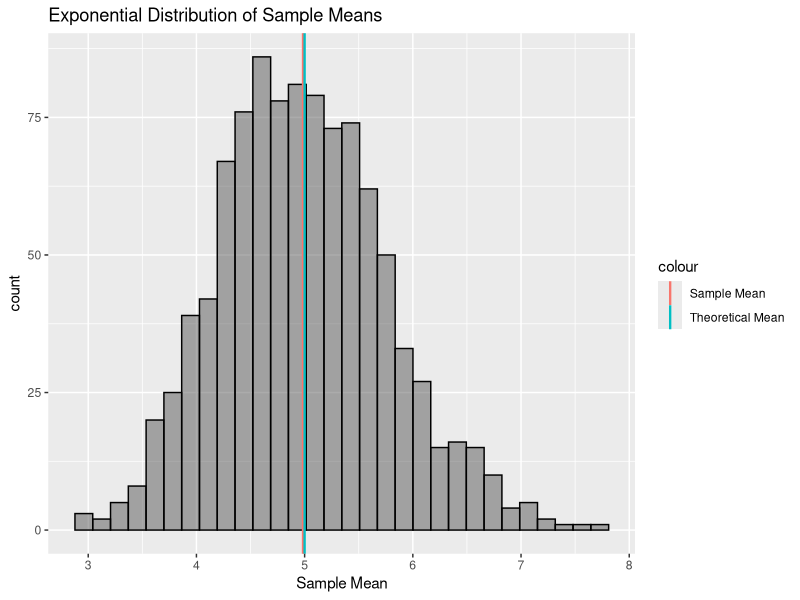
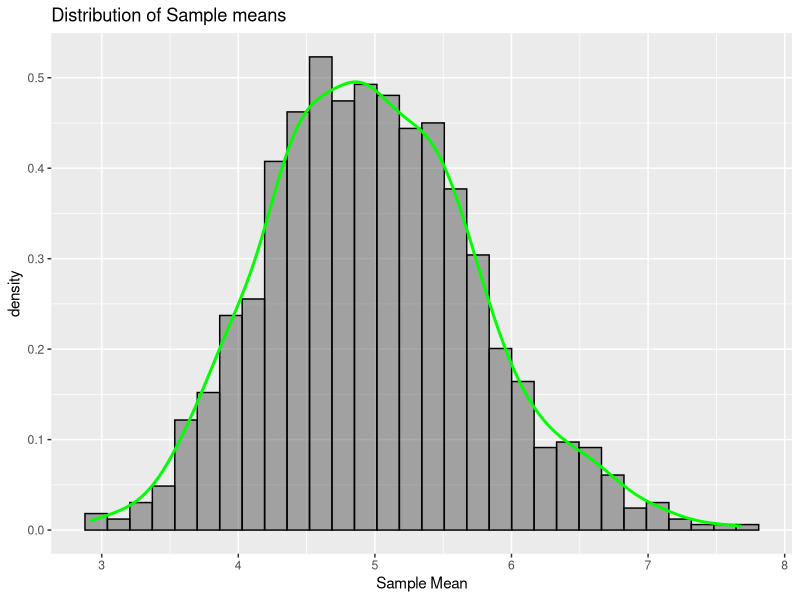

Here is the R script that generated these plots, in order:
## ---- chunk 1
knitr::opts_chunk$set(echo = TRUE)
## ---- chunk 2
library(ggplot2)
sim <- 1000     # no of simulations
n <- 40         # sample size
lambda <- 0.2

df_sim <- as.data.frame(matrix(rexp(n*sim, rate = lambda), sim, n))
df_sim$mean <- rowMeans(df_sim)

## ---- chunk 3

sample_mean <- mean(df_sim$mean)
paste("Sample Mean:", round(sample_mean,4))
theory_mean <- 1/lambda
paste("Theoretical Mean:", theory_mean)

## ---- chunk 4

plt1 <- ggplot(df_sim, aes(x = mean)) +
    geom_histogram(col = "black", alpha = 0.5) +
    geom_vline(aes(xintercept = sample_mean, col = "Sample Mean"), lwd = .8) + 
    geom_vline(aes(xintercept = theory_mean, col = "Theoretical Mean"), lwd = .8) +
    labs(title = "Exponential Distribution of Sample Means", x = "Sample Mean")
plt1

## ---- chunk 5

sample_var <- var(df_sim$mean)
paste("Sample Variance:", round(sample_var,4))
theory_var <- (1/lambda)^2 / n
paste("Theoretical Variance:", theory_var)

## ---- chunk 6

plt2 <- ggplot(df_sim, aes(x = mean)) + 
    geom_histogram(aes(y = ..density..), color = "black", alpha = 0.5) +
    geom_density(col = "green", size = 1) +
    ggtitle("Distribution of Sample means") + xlab("Sample Mean")
plt2

